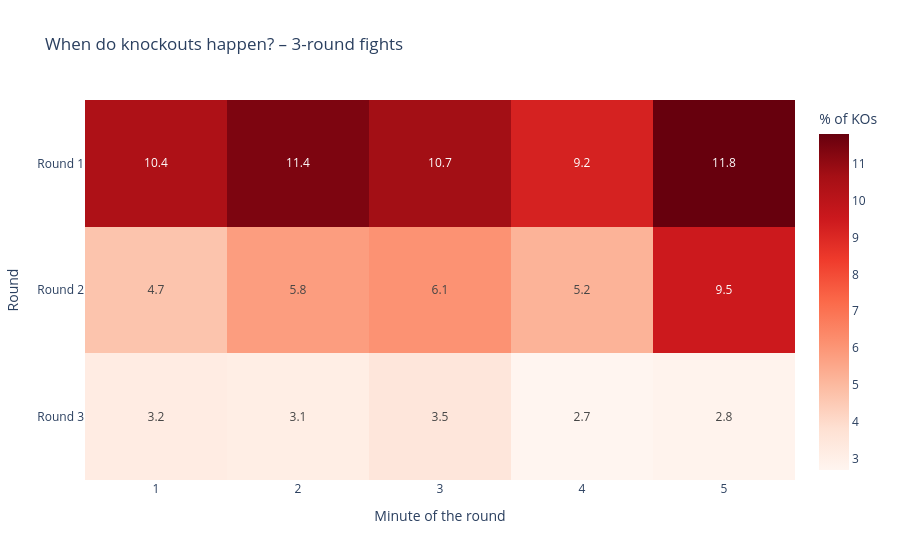
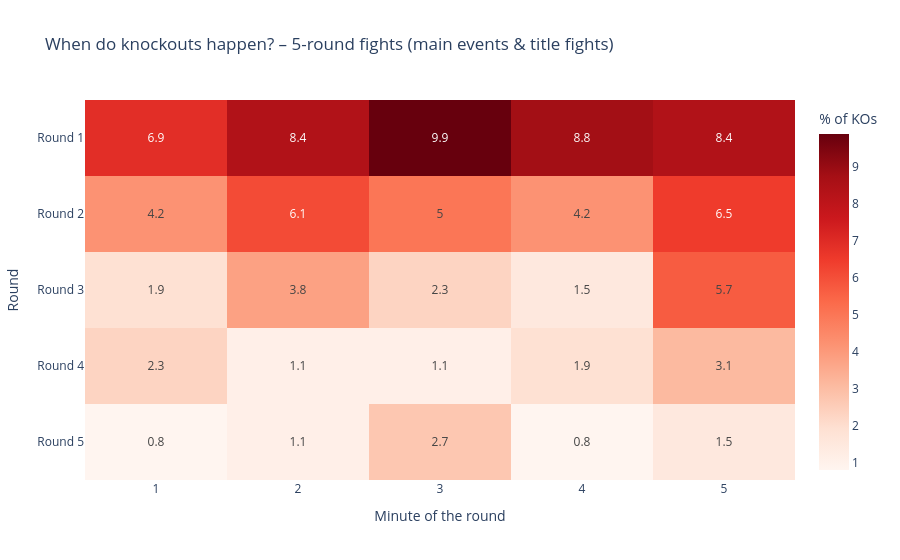

Write notebook code for charts like these, in order.
### Markdown cell above
QUESTION 7: When do knockouts happen? 3-round vs 5-round fights

### Code cell
ko = df[df["finish"] == "KO/TKO"].dropna(subset=["finish_round", "finish_round_time"]).copy()
ko = ko[ko["no_of_rounds"].isin([3, 5])]                   # remove old 4-round fights
ko = ko[ko["finish_round"] <= ko["no_of_rounds"]]          # remove data errors

# Convert "4:18" into seconds, then into the minute of the round (5:00 -> minute 5)
time_parts = ko["finish_round_time"].str.split(":")
ko["seconds"] = time_parts.str[0].astype(int) * 60 + time_parts.str[1].astype(int)
ko["minute"] = np.ceil(ko["seconds"] / 60).clip(lower=1).astype(int)
ko["round"] = "Round " + ko["finish_round"].astype(int).astype(str)
ko["fight_type"] = np.where(ko["no_of_rounds"] == 5,
                            "5-round fights (main events & title fights)", "3-round fights")

for fight_type, group in ko.groupby("fight_type"):
    first_round_share = (group["finish_round"] == 1).mean()
    print(f"{fight_type}: {len(group)} KOs, {first_round_share:.1%} of them in round 1")

    table = pd.crosstab(group["round"], group["minute"], normalize="all") * 100
    px.imshow(table.round(1), text_auto=True, color_continuous_scale="Reds", aspect="auto",
              labels={"x": "Minute of the round", "y": "Round", "color": "% of KOs"},
              title=f"When do knockouts happen? – {fight_type}").show()

### Figure 1 — Plotly figure (JSON) as saved in the notebook; plotly's stock layout.template omitted (floating-point values rounded to 4 significant figures)
{"data": [{"coloraxis": "coloraxis", "hovertemplate": "Minute of the round: %{x}<br>Round: %{y}<br>% of KOs: %{z}<extra></extra>", "name": "0", "texttemplate": "%{z}", "type": "heatmap", "x": [1, 2, 3, 4, 5], "xaxis": "x", "y": ["Round 1", "Round 2", "Round 3"], "yaxis": "y", "z": [[10.4, 11.4, 10.7, 9.2, 11.8], [4.7, 5.8, 6.1, 5.2, 9.5], [3.2, 3.1, 3.5, 2.7, 2.8]]}], "layout": {"coloraxis": {"autocolorscale": false, "colorbar": {"title": {"text": "% of KOs"}}, "colorscale": [[0, "rgb(255,245,240)"], [0.125, "rgb(254,224,210)"], [0.25, "rgb(252,187,161)"], [0.375, "rgb(252,146,114)"], [0.5, "rgb(251,106,74)"], [0.625, "rgb(239,59,44)"], [0.75, "rgb(203,24,29)"], [0.875, "rgb(165,15,21)"], [1, "rgb(103,0,13)"]]}, "title": {"text": "When do knockouts happen? – 3-round fights"}, "xaxis": {"anchor": "y", "domain": [0, 1], "title": {"text": "Minute of the round"}}, "yaxis": {"anchor": "x", "autorange": "reversed", "domain": [0, 1], "title": {"text": "Round"}}}}

### Figure 2 — Plotly figure (JSON) as saved in the notebook; plotly's stock layout.template omitted (floating-point values rounded to 4 significant figures)
{"data": [{"coloraxis": "coloraxis", "hovertemplate": "Minute of the round: %{x}<br>Round: %{y}<br>% of KOs: %{z}<extra></extra>", "name": "0", "texttemplate": "%{z}", "type": "heatmap", "x": [1, 2, 3, 4, 5], "xaxis": "x", "y": ["Round 1", "Round 2", "Round 3", "Round 4", "Round 5"], "yaxis": "y", "z": [[6.9, 8.4, 9.9, 8.8, 8.4], [4.2, 6.1, 5.0, 4.2, 6.5], [1.9, 3.8, 2.3, 1.5, 5.7], [2.3, 1.1, 1.1, 1.9, 3.1], [0.8, 1.1, 2.7, 0.8, 1.5]]}], "layout": {"coloraxis": {"autocolorscale": false, "colorbar": {"title": {"text": "% of KOs"}}, "colorscale": [[0, "rgb(255,245,240)"], [0.125, "rgb(254,224,210)"], [0.25, "rgb(252,187,161)"], [0.375, "rgb(252,146,114)"], [0.5, "rgb(251,106,74)"], [0.625, "rgb(239,59,44)"], [0.75, "rgb(203,24,29)"], [0.875, "rgb(165,15,21)"], [1, "rgb(103,0,13)"]]}, "title": {"text": "When do knockouts happen? – 5-round fights (main events & title fights)"}, "xaxis": {"anchor": "y", "domain": [0, 1], "title": {"text": "Minute of the round"}}, "yaxis": {"anchor": "x", "autorange": "reversed", "domain": [0, 1], "title": {"text": "Round"}}}}
